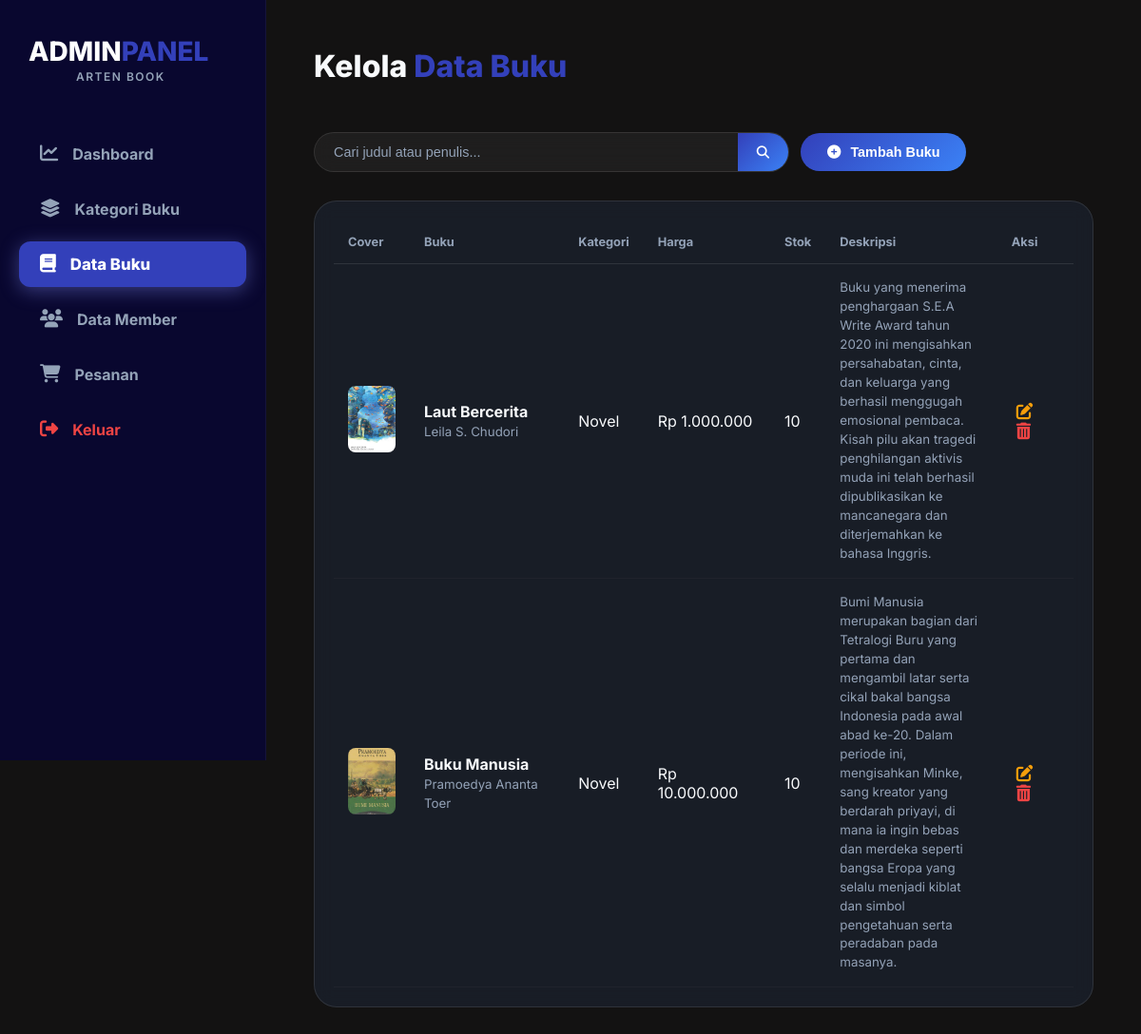
The app's page /admin/buku.php (signed in) with its own data.
### tables this page shows
CREATE TABLE `buku` (
  `id_buku` int(11) NOT NULL,
  `judul` varchar(255) NOT NULL,
  `penulis` varchar(100) DEFAULT NULL,
  `harga` int(11) DEFAULT NULL,
  `stok` int(11) DEFAULT NULL,
  `deskripsi` text DEFAULT NULL,
  `id_kategori` int(11) DEFAULT NULL,
  `gambar` varchar(255) DEFAULT NULL
);

CREATE TABLE `kategori` (
  `id_kategori` int(11) NOT NULL,
  `nama_kategori` varchar(100) NOT NULL
);

### admin/buku.php (the view, shortened to what this page needs)
<?php
include '../config.php';
$search = '';
if (isset($_GET['search']) && !empty(trim($_GET['search']))) {
    $search = mysqli_real_escape_string($conn, $_GET['search']);
    $buku_list = mysqli_query($conn, "SELECT buku.*, kategori.nama_kategori FROM buku
                                       LEFT JOIN kategori ON buku.id_kategori = kategori.id_kategori
                                       WHERE buku.judul LIKE '%$search%' OR buku.penulis LIKE '%$search%'
                                       ORDER BY buku.id_buku DESC");
} else {
    $buku_list = mysqli_query($conn, "SELECT buku.*, kategori.nama_kategori FROM buku
                                       LEFT JOIN kategori ON buku.id_kategori = kategori.id_kategori
                                       ORDER BY buku.id_buku DESC");
}
?>
<!DOCTYPE html>
<html lang="id">
<head>
    <link rel="stylesheet" href="https://cdnjs.cloudflare.com/ajax/libs/font-awesome/6.4.2/css/all.min.css">
    <link rel="stylesheet" href="../assets/css/admin/buku.css">
</head>
<body>
    <?php include '../include/sidebar_admin.php'; ?>
    <main class="main-content">
        <div class="header-section">
            <h1>Kelola <span>Data Buku</span></h1>
            <div class="search-section">
                <form method="GET" action="" class="search-box">
                    <input type="text" name="search" placeholder="Cari judul atau penulis..."
                        value="<?= htmlspecialchars($search) ?>">
                    <button type="submit"><i class="fas fa-search"></i></button>
                </form>
                <button class="btn-add-modal" onclick="openAddModal()">
                    <i class="fas fa-plus-circle"></i> Tambah Buku
                </button>
            </div>
        </div>
        <div class="table-card">
            <table>
                <thead>
                    <tr>
                        <th>Cover</th>
                        <th>Buku</th>
                        <th>Kategori</th>
                        <th>Harga</th>
                        <th>Stok</th>
                        <th>Deskripsi</th>
                        <th>Aksi</th>
                    </tr>
                </thead>
                <tbody>
                    <?php if (mysqli_num_rows($buku_list) > 0): ?>
                        <?php while ($b = mysqli_fetch_assoc($buku_list)): ?>
                            <tr>
                                <td><img src="../assets/image/books/<?= $b['gambar']; ?>" class="img-preview"></td>
                                <td><b><?= $b['judul']; ?></b><br><small
                                        style="color:var(--text-dim)"><?= $b['penulis']; ?></small></td>
                                <td><?= $b['nama_kategori']; ?></td>
                                <td>Rp <?= number_format($b['harga'], 0, ',', '.'); ?></td>
                                <td><?= $b['stok']; ?></td>
                                <td style="max-width:200px;">
                                    <small style="color:var(--text-dim); display:-webkit-box; -webkit-line-clamp:2;
    -                                   webkit-box-orient:vertical; overflow:hidden; line-height:1.5;">
                                        <?= !empty($b['deskripsi']) ? htmlspecialchars($b['deskripsi']) : '<i>-</i>' ?>
                                    </small>
                                </td>
                                <td class="action-icons">
                                    <a href="javascript:void(0)" onclick="openEdit(<?= htmlspecialchars(json_encode($b)); ?>)"
                                        style="color:#f59e0b;"><i class="fa-solid fa-pen-to-square"></i></a>
                                    <a href="?delete=<?= $b['id_buku']; ?>" onclick="return confirm('Yakin hapus buku ini?')"
                                        style="color:#ef4444;"><i class="fa-solid fa-trash-can"></i></a>
                                </td>
                            </tr>
                        <?php endwhile; ?>
                    <?php endif; ?>
                </tbody>
            </table>
        </div>
    </main>
</body>
</html>

### include/sidebar_admin.php
<?php
$currentPage = basename($_SERVER['PHP_SELF']);
?>
<link rel="stylesheet" href="../assets/css/include/sidebar_admin.css">
<aside class="sidebar">
    <div class="brand">
        <h2>ADMIN<span>PANEL</span></h2>
        <p class="name">Arten Book</p>
    </div>
    <nav>
        <a href="admin_dashboard.php" class="nav-link <?= ($currentPage == 'admin_dashboard.php') ? 'active' : '' ?>">
            <i class="fa-solid fa-chart-line"></i> Dashboard
        </a>
        <a href="kategori.php" class="nav-link <?= ($currentPage == 'kategori.php') ? 'active' : '' ?>">
            <i class="fa-solid fa-layer-group"></i> Kategori Buku
        </a>
        <a href="buku.php" class="nav-link <?= ($currentPage == 'buku.php') ? 'active' : '' ?>">
            <i class="fa-solid fa-book"></i> Data Buku
        </a>
        <a href="member.php" class="nav-link <?= ($currentPage == 'member.php') ? 'active' : '' ?>">
            <i class="fa-solid fa-users"></i> Data Member
        </a>
        <a href="pesanan.php" class="nav-link <?= ($currentPage == 'pesanan.php') ? 'active' : '' ?>">
            <i class="fa-solid fa-cart-shopping"></i> Pesanan
        </a>
        <a href="../logout.php" class="nav-link logout-link" onclick="return confirm('Yakin ingin keluar?')">
            <i class="fa-solid fa-right-from-bracket"></i> Keluar
        </a>
    </nav>
</aside>

### assets/css/admin/buku.css (style rules this page uses)
:root { --bg-dark: #020617; --sidebar-bg: #0f172a; --accent-purple: #818cf8; --accent-blue: #3b82f6; --glass: rgba(30, 41, 59, 0.4); --glass-border: rgba(255, 255, 255, 0.1); --text-main: #f8fafc; --text-dim: #94a3b8; }
* { margin: 0; padding: 0; box-sizing: border-box; }
body { font-family: "Inter", sans-serif; background: var(--bg-dark); color: var(--text-main); display: flex; }
.main-content { margin-left: 280px; flex-grow: 1; padding: 40px; width: calc(100% - 280px); }
h1 { font-size: 2rem; font-weight: 800; margin-bottom: 30px; }
h1 span { color: var(--accent-purple); }
.header-section { display: flex; justify-content: space-between; align-items: center; margin-bottom: 30px; flex-wrap: wrap; gap: 20px; }
.search-section { display: flex; gap: 12px; align-items: center; flex-wrap: wrap; }
.search-box { display: flex; background: rgba(255, 255, 255, 0.05); border: 1px solid var(--glass-border); border-radius: 60px; overflow: hidden; backdrop-filter: blur(10px); width: 500px; }
.search-box input { background: transparent; border: none; padding: 12px 20px; width: 260px; color: white; outline: none; font-size: 0.9rem; flex: 1; }
.search-box input::placeholder { color: var(--text-dim); }
.search-box button { background: linear-gradient(135deg, var(--accent-purple), var(--accent-blue)); border: none; padding: 0 20px; color: white; cursor: pointer; transition: 0.2s; }
.btn-add-modal { background: linear-gradient(135deg, var(--accent-purple), var(--accent-blue)); color: white; border: none; padding: 12px 28px; border-radius: 40px; font-weight: 700; cursor: pointer; transition: 0.3s; display: flex; align-items: center; gap: 10px; font-size: 0.9rem; }
.table-card { background: var(--glass); border-radius: 24px; padding: 20px; border: 1px solid var(--glass-border); backdrop-filter: blur(10px); overflow-x: auto; }
table { width: 100%; border-collapse: collapse; min-width: 600px; }
th { text-align: left; padding: 15px; color: var(--text-dim); border-bottom: 1px solid var(--glass-border); font-size: 0.8rem; }
td { padding: 15px; border-bottom: 1px solid rgba(255, 255, 255, 0.03); }
.img-preview { width: 50px; height: 70px; border-radius: 8px; object-fit: cover; }
.action-icons a { margin: 0 5px; text-decoration: none; font-size: 1.1rem; }
input, select { background: rgba(255, 255, 255, 0.07); border: 1px solid var(--glass-border); padding: 14px 16px; border-radius: 14px; color: white; outline: none; font-size: 0.9rem; }

### assets/css/include/sidebar_admin.css (style rules this page uses)
:root { --bg-dark: rgb(19, 18, 18); --sidebar-bg: #09072f; --accent-purple: #3340ba; --glass: rgba(30, 41, 59, 0.5); --text-main: #f8fafc; --text-dim: #94a3b8; --danger: #ef4444; }
.sidebar { width: 280px; background: var(--sidebar-bg); padding: 40px 20px; position: fixed; height: 100vh; border-right: 1px solid rgba(255, 255, 255, 0.05); display: flex; flex-direction: column; z-index: 1000; }
.brand { margin-bottom: 50px; padding-left: 10px; }
.brand h2 { font-size: 1.75rem; font-weight: 800; color: white; line-height: 1; }
.brand h2 span { color: var(--accent-purple); }
.brand p { font-size: 0.75rem; letter-spacing: 1.5px; color: var(--text-dim); text-transform: uppercase; margin-top: 5px; font-weight: 600; }
nav { display: flex; flex-direction: column; gap: 10px; }
.nav-link { display: flex; align-items: center; gap: 15px; padding: 14px 22px; color: var(--text-dim); text-decoration: none; border-radius: 12px; font-weight: 700; font-size: 1rem; transition: all 0.3s ease; }
.nav-link i { font-size: 1.2rem; }
.nav-link.active { background: var(--accent-purple); color: #ffffff; font-size: 1.05rem; font-weight: 800; box-shadow: 0 4px 20px rgba(129, 140, 248, 0.4); }
.logout-link { margin-top: auto; color: var(--danger) !important; font-weight: 700; }
.main-content { margin-left: 280px; flex-grow: 1; padding: 50px; width: calc(100% - 280px); transition: all 0.3s ease; }
.name { margin-left: 50px; }

### records on screen
buku: gambar (picture), judul "Laut Bercerita", penulis "Leila S. Chudori", id_kategori.nama_kategori "Novel", harga "1.000.000", stok "10", deskripsi "Buku yang menerima penghargaan S.E.A Write Award tahun 2020 ini mengisahkan persahabatan, cinta, dan keluarga yang berhasil menggugah emosional pembaca. Kisah pilu akan tragedi penghilangan aktivis muda ini telah berhasil dipublikasikan ke mancanegara dan diterjemahkan ke bahasa Inggris."
buku: gambar (picture), judul "Buku Manusia", penulis "Pramoedya Ananta Toer", id_kategori.nama_kategori "Novel", harga "10.000.000", stok "10", deskripsi "Bumi Manusia merupakan bagian dari Tetralogi Buru yang pertama dan mengambil latar serta cikal bakal bangsa Indonesia pada awal abad ke-20. Dalam periode ini, mengisahkan Minke, sang kreator yang berdarah priyayi, di mana ia ingin bebas dan merdeka seperti bangsa Eropa yang selalu menjadi kiblat dan simbol pengetahuan serta peradaban pada masanya."
